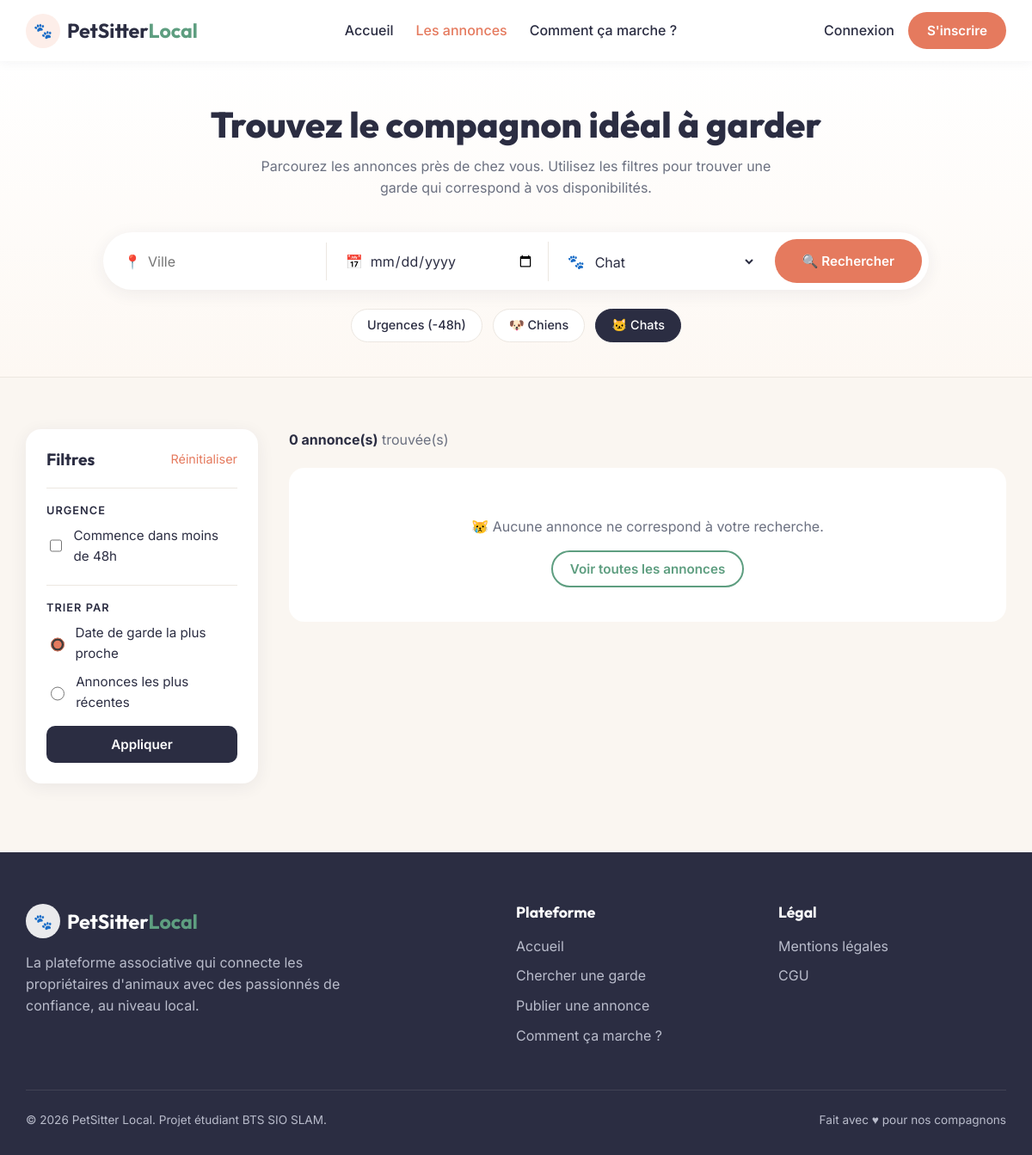
/index.php?action=liste&animal=Chat, run on an earlier commit of the app's database.
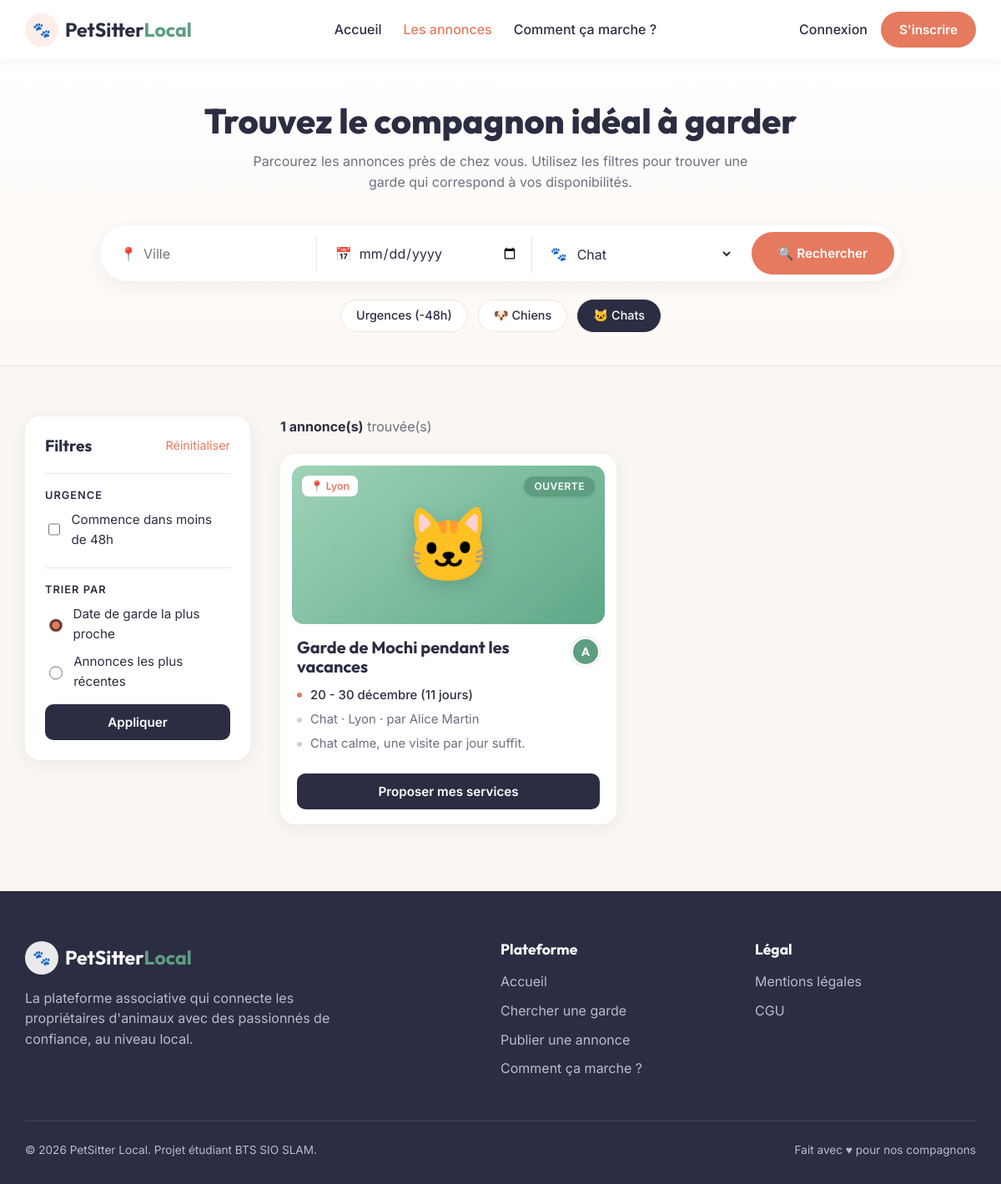
And on a later commit of the database.
### tables this page shows
CREATE TABLE annonces (
  id INT AUTO_INCREMENT PRIMARY KEY,
  id_proprietaire INT NOT NULL,
  titre VARCHAR(120) NOT NULL,
  animal VARCHAR(40) NOT NULL,
  description TEXT NOT NULL,
  ville VARCHAR(80) NOT NULL,
  date_debut DATE NOT NULL,
  date_fin DATE NOT NULL,
  statut ENUM('ouverte','pourvue','terminee') NOT NULL DEFAULT 'ouverte',
  created_at DATETIME NOT NULL DEFAULT CURRENT_TIMESTAMP,
  FOREIGN KEY (id_proprietaire) REFERENCES utilisateurs(id) ON DELETE CASCADE
);

CREATE TABLE utilisateurs (
  id INT AUTO_INCREMENT PRIMARY KEY,
  nom VARCHAR(80) NOT NULL,
  email VARCHAR(150) NOT NULL UNIQUE,
  mot_de_passe VARCHAR(255) NOT NULL,
  role ENUM('user','admin') NOT NULL DEFAULT 'user',
  created_at DATETIME NOT NULL DEFAULT CURRENT_TIMESTAMP
);

### app/controllers/AnnonceController.php (called while the page is built, shortened)
<?php
class AnnonceController
{
    public function liste(): void
    {
        $filtreAnimal = trim($_GET['animal'] ?? '');
        $filtreVille  = trim($_GET['ville'] ?? '');
        $filtreDate   = trim($_GET['date'] ?? '');
        $filtreUrgent = !empty($_GET['urgent']);
        $filtreTri    = ($_GET['tri'] ?? '') === 'recentes' ? 'recentes' : 'proches';
        $annonces = Annonce::rechercher($filtreAnimal, $filtreVille, $filtreDate, $filtreUrgent, $filtreTri);
        require ROOT . '/app/views/annonces/liste.php';
    }
}

### public/index.php (called while the page is built, shortened)
<?php
require_once ROOT . '/config/database.php';
spl_autoload_register(function (string $classe): void {
    foreach (['/app/models/', '/app/controllers/', '/app/core/'] as $dossier) {
        $fichier = ROOT . $dossier . $classe . '.php';
        if (is_file($fichier)) {
            return;
        }
    }
});
function e(?string $valeur): string
{
    return htmlspecialchars($valeur ?? '', ENT_QUOTES, 'UTF-8');
}
$action = $_GET['action'] ?? 'accueil';
match ($action) {
    'connexion'        => (new AuthController())->connexion(),
    'inscription'      => (new AuthController())->inscription(),
    'deconnexion'      => (new AuthController())->deconnexion(),
    'accueil'          => (new AnnonceController())->accueil(),
    'liste'            => (new AnnonceController())->liste(),
    'detail'           => (new AnnonceController())->detail(),
    'creer'            => (new AnnonceController())->creer(),
    'modifier'         => (new AnnonceController())->modifier(),
    'supprimer'        => (new AnnonceController())->supprimer(),
    'terminer'         => (new AnnonceController())->terminer(),
    'mes_annonces'     => (new AnnonceController())->mesAnnonces(),
    'postuler'         => (new CandidatureController())->postuler(),
    'retirer'          => (new CandidatureController())->retirer(),
    'mes_candidatures' => (new CandidatureController())->mesCandidatures(),
    'recues'           => (new CandidatureController())->recues(),
    'repondre'         => (new CandidatureController())->repondre(),
    'noter'            => (new AvisController())->noter(),
    'profil'           => (new AvisController())->profil(),
    'admin'                 => (new AdminController())->tableauDeBord(),
    'supprimer_avis'        => (new AdminController())->supprimerAvis(),
    'supprimer_utilisateur' => (new AdminController())->supprimerUtilisateur(),
    default            => (new AnnonceController())->accueil(),
};

### config/database.php (called while the page is built, shortened)
<?php
class Database
{
    private static ?PDO $instance = null;
    public static function get(): PDO
    {
        if (self::$instance === null) {
            self::$instance = new PDO(DB_DSN, DB_USER, DB_PASS, [
                PDO::ATTR_ERRMODE            => PDO::ERRMODE_EXCEPTION,
                PDO::ATTR_DEFAULT_FETCH_MODE => PDO::FETCH_ASSOC,
            ]);
        }
        return self::$instance;
    }
}

### app/models/Annonce.php (called while the page is built, shortened)
<?php
class Annonce
{
    public static function hydrate(array $row): self
    {
        return new self(
            (int) $row['id'],
            (int) $row['id_proprietaire'],
            $row['titre'],
            $row['animal'],
            $row['description'],
            $row['ville'],
            $row['date_debut'],
            $row['date_fin'],
            $row['statut'],
            $row['proprietaire'] ?? null,
            (int) ($row['nb_candidatures'] ?? 0)
        );
    }
    public static function rechercher(
        string $animal = '', string $ville = '',
        string $date = '', bool $urgent = false, string $tri = 'proches'
    ): array {
        $sql = "SELECT a.*, u.nom AS proprietaire
                FROM annonces a
                JOIN utilisateurs u ON u.id = a.id_proprietaire
                WHERE a.statut = 'ouverte' AND a.date_fin >= CURDATE()";
        $params = [];
        if ($animal !== '') {
            $sql .= " AND a.animal = :animal";
            $params['animal'] = $animal;
        }
        $sql .= match ($tri) {
            'recentes' => " ORDER BY a.created_at DESC",
            default    => " ORDER BY a.date_debut ASC",
        };
        $stmt = Database::get()->prepare($sql);
        $stmt->execute($params);
        return array_map([self::class, 'hydrate'], $stmt->fetchAll());
    }
    public function estOuverte(): bool
    {
        return $this->statut === 'ouverte';
    }
    public function estUrgente(): bool
    {
        return $this->estOuverte()
            && $this->date_debut <= date('Y-m-d', strtotime('+2 days'));
    }
}

### app/views/annonces/liste.php (the view, shortened to what this page needs)
<?php require ROOT . '/app/views/layout/header.php'; ?>
<form method="get" action="index.php">
  <section class="hero-annonces">
    <div class="conteneur">
      <h1>Trouvez le compagnon idéal à garder</h1>
      <p class="sous-titre">
        Parcourez les annonces près de chez vous. Utilisez les filtres pour trouver
        une garde qui correspond à vos disponibilités.
      </p>
      <?php require ROOT . '/app/views/annonces/recherche.php'; ?>
      <div class="puces">
        <a href="index.php?action=liste&urgent=1"
           class="puce <?= $filtreUrgent ? 'puce--active' : '' ?>">Urgences (-48h)</a>
        <a href="index.php?action=liste&animal=Chien"
           class="puce <?= $filtreAnimal === 'Chien' ? 'puce--active' : '' ?>">🐶 Chiens</a>
        <a href="index.php?action=liste&animal=Chat"
           class="puce <?= $filtreAnimal === 'Chat' ? 'puce--active' : '' ?>">🐱 Chats</a>
      </div>
    </div>
  </section>
  <section class="zone-creme">
    <div class="conteneur annonces-mise-en-page">
      <aside class="filtres">
        <div class="filtres-entete">
          <h3>Filtres</h3>
          <a href="index.php?action=liste">Réinitialiser</a>
        </div>
        <h4>Urgence</h4>
        <label class="case">
          <input type="checkbox" name="urgent" value="1" <?= $filtreUrgent ? 'checked' : '' ?>>
          Commence dans moins de 48h
        </label>
        <h4>Trier par</h4>
        <label class="case">
          <input type="radio" name="tri" value="proches" <?= $filtreTri === 'proches' ? 'checked' : '' ?>>
          Date de garde la plus proche
        </label>
        <label class="case">
          <input type="radio" name="tri" value="recentes" <?= $filtreTri === 'recentes' ? 'checked' : '' ?>>
          Annonces les plus récentes
        </label>
        <button type="submit" class="btn btn--sombre btn--bloc">Appliquer</button>
      </aside>
      <div>
        <p class="resultats">
          <strong><?= count($annonces) ?> annonce(s)</strong> trouvée(s)
        </p>
        <?php if (empty($annonces)): ?>
          <div class="vide-boite">
            <p>😿 Aucune annonce ne correspond à votre recherche.</p>
            <a href="index.php?action=liste" class="btn btn--contour">Voir toutes les annonces</a>
          </div>
        <?php else: ?>
          <div class="cartes-grille">
            <?php foreach ($annonces as $a): ?>
              <?php $urgente = $a->estUrgente(); ?>
              <article class="carte <?= $urgente ? 'carte--urgente' : '' ?>">
                <div class="carte-visuel <?= Affichage::classeVisuel($a->animal) ?>">
                  <span class="carte-emoji"><?= Affichage::emoji($a->animal) ?></span>
                  <?php if ($urgente): ?>
                    <span class="etiquette etiquette--urgence">Urgence (-48h)</span>
                  <?php else: ?>
                    <span class="etiquette">📍 <?= e($a->ville) ?></span>
                  <?php endif; ?>
                  <span class="carte-statut"><?= Affichage::badge($a->statut) ?></span>
                </div>
                <div class="carte-corps">
                  <div class="carte-titre">
                    <h3><?= e($a->titre) ?></h3>
                    <span class="avatar" title="Publiée par <?= e($a->proprietaire) ?>">
                      <?= Affichage::initiale($a->proprietaire) ?>
                    </span>
                  </div>
                  <ul class="liste-points">
                    <li class="<?= $urgente ? 'point-rouge' : 'point-corail' ?>">
                      <?= e(Affichage::periode($a->date_debut, $a->date_fin)) ?>
                    </li>
                    <li><?= e($a->animal) ?> · <?= e($a->ville) ?> · par <?= e($a->proprietaire) ?></li>
                    <li><?= Affichage::extrait($a->description) ?></li>
                  </ul>
                  <a href="index.php?action=detail&id=<?= $a->id ?>"
                     class="btn btn--bloc <?= $urgente ? 'btn--rouge' : 'btn--sombre' ?>">
                    <?= $urgente ? 'Sauver la situation !' : 'Proposer mes services' ?>
                  </a>
                </div>
              </article>
            <?php endforeach; ?>
          </div>
        <?php endif; ?>
      </div>
    </div>
  </section>
</form>
<?php require ROOT . '/app/views/layout/footer.php'; ?>

### app/views/layout/header.php (shortened to what this page needs)
<?php
$page = $_GET['action'] ?? 'accueil';
$connecte = isset($_SESSION['user_id']);
?>
<!DOCTYPE html>
<html lang="fr">
<head>
  <link rel="stylesheet" href="css/style.css">
</head>
<body>
<header class="entete">
  <div class="conteneur entete-interieur">
    <a href="index.php" class="logo">
      <span class="logo-icone">🐾</span><span>PetSitter<span class="logo-local">Local</span></span>
    </a>
    <nav class="menu">
      <a href="index.php" class="<?= $page === 'accueil' ? 'actif' : '' ?>">Accueil</a>
      <a href="index.php?action=liste"
         class="<?= in_array($page, ['liste', 'detail'], true) ? 'actif' : '' ?>">Les annonces</a>
      <?php if ($connecte): ?>
        <a href="index.php?action=mes_annonces"
           class="<?= in_array($page, ['mes_annonces', 'recues'], true) ? 'actif' : '' ?>">Mes annonces</a>
        <a href="index.php?action=mes_candidatures"
           class="<?= $page === 'mes_candidatures' ? 'actif' : '' ?>">Mes candidatures</a>
        <?php if (($_SESSION['role'] ?? '') === 'admin'): ?>
          <a href="index.php?action=admin" class="<?= $page === 'admin' ? 'actif' : '' ?>">Admin</a>
        <?php endif; ?>
      <?php else: ?>
        <a href="index.php#comment">Comment ça marche ?</a>
      <?php endif; ?>
    </nav>
    <div class="compte">
      <?php if ($connecte): ?>
        <a href="index.php?action=profil&id=<?= (int) $_SESSION['user_id'] ?>" class="compte-nom">
          <span class="avatar"><?= Affichage::initiale($_SESSION['user_nom']) ?></span>
          <?= e($_SESSION['user_nom']) ?>
        </a>
        <form method="post" action="index.php?action=deconnexion" class="inline">
          <?= Securite::champ() ?>
          <button type="submit" class="lien-discret">Déconnexion</button>
        </form>
        <a href="index.php?action=creer" class="btn btn--corail">Publier une annonce</a>
      <?php else: ?>
        <a href="index.php?action=connexion">Connexion</a>
        <a href="index.php?action=inscription" class="btn btn--corail">S'inscrire</a>
      <?php endif; ?>
    </div>
  </div>
</header>
<main class="<?= empty($pleineLargeur) ? 'contenu' : '' ?>">

### app/views/annonces/recherche.php (shortened to what this page needs)
<div class="barre-recherche">
  <label class="champ">
    <span>📍</span>
    <input type="text" name="ville" placeholder="Ville" value="<?= e($filtreVille) ?>">
  </label>
  <label class="champ" title="Gardes qui commencent à partir de cette date">
    <span>📅</span>
    <input type="date" name="date" value="<?= e($filtreDate) ?>">
  </label>
  <label class="champ">
    <span>🐾</span>
    <select name="animal">
      <?php foreach (Annonce::ANIMAUX as $type): ?>
        <option value="<?= e($type) ?>" <?= $filtreAnimal === $type ? 'selected' : '' ?>>
          <?= e($type) ?>
        </option>
      <?php endforeach; ?>
    </select>
  </label>
  <button type="submit" class="btn btn--corail">🔍 Rechercher</button>
</div>

### app/views/layout/footer.php
</main>
<footer class="pied">
  <div class="conteneur">
    <div class="pied-colonnes">
      <div class="pied-presentation">
        <a href="index.php" class="logo logo--clair">
          <span class="logo-icone">🐾</span><span>PetSitter<span class="logo-local">Local</span></span>
        </a>
        <p>
          La plateforme associative qui connecte les propriétaires d'animaux
          avec des passionnés de confiance, au niveau local.
        </p>
      </div>
      <div>
        <h4>Plateforme</h4>
        <a href="index.php">Accueil</a>
        <a href="index.php?action=liste">Chercher une garde</a>
        <a href="index.php?action=creer">Publier une annonce</a>
        <a href="index.php#comment">Comment ça marche ?</a>
      </div>
      <div>
        <h4>Légal</h4>
        <a href="#">Mentions légales</a>
        <a href="#">CGU</a>
      </div>
    </div>
    <div class="pied-bas">
      <span>© <?= date('Y') ?> PetSitter Local. Projet étudiant BTS SIO SLAM.</span>
      <span>Fait avec ♥ pour nos compagnons</span>
    </div>
  </div>
</footer>
</body>
</html>

### app/core/Affichage.php (shortened to what this page needs)
<?php
class Affichage
{
    public static function badge(string $statut): string
    {
        $libelle = match ($statut) {
            'ouverte'    => 'Ouverte',
            'pourvue'    => 'Pourvue',
            'terminee'   => 'Terminée',
            'en_attente' => 'En attente',
            'acceptee'   => 'Acceptée',
            'refusee'    => 'Refusée',
            default      => $statut,
        };
        return '<span class="badge badge--' . e($statut) . '">' . e($libelle) . '</span>';
    }
    public static function emoji(string $animal): string
    {
        return match ($animal) {
            'Chien'   => '🐶',
            'Chat'    => '🐱',
            'Lapin'   => '🐰',
            'Rongeur' => '🐹',
            'Oiseau'  => '🐦',
            'Poisson' => '🐟',
            default   => '🐾',
        };
    }
    public static function classeVisuel(string $animal): string
    {
        $classe = strtolower($animal);
        return in_array($classe, ['chien', 'chat', 'lapin', 'rongeur', 'oiseau', 'poisson'], true)
            ? 'visuel--' . $classe
            : 'visuel--autre';
    }
    public static function initiale(?string $nom): string
    {
        return e(mb_strtoupper(mb_substr($nom ?? '?', 0, 1)));
    }
    public static function periode(string $debut, string $fin): string
    {
        $mois = ['', 'janvier', 'février', 'mars', 'avril', 'mai', 'juin', 'juillet',
                 'août', 'septembre', 'octobre', 'novembre', 'décembre'];
        $d = strtotime($debut);
        $f = strtotime($fin);
        $jours = (int) round(($f - $d) / 86400) + 1;
        if ($d === $f) {
            $texte = date('j', $d) . ' ' . $mois[(int) date('n', $d)];
        } elseif (date('n', $d) === date('n', $f)) {
            $texte = date('j', $d) . ' - ' . date('j', $f) . ' ' . $mois[(int) date('n', $f)];
        } else {
            $texte = date('j', $d) . ' ' . $mois[(int) date('n', $d)] . ' - '
                   . date('j', $f) . ' ' . $mois[(int) date('n', $f)];
        }
        return $texte . ' (' . $jours . ($jours > 1 ? ' jours)' : ' jour)');
    }
    public static function extrait(?string $texte, int $longueur = 60): string
    {
        return e(mb_strimwidth($texte ?? '', 0, $longueur, '…'));
    }
}

What changed in the data, as far as the page shows it:
now on this page (row edited): annonces: animal "🐱", ville "Lyon", statut "OUVERTE", titre "Garde de Mochi pendant les vacances", id_proprietaire.nom "A", Affichage::periode($a->date_debut, $a->date_fin) "20 - 30 décembre (11 jours)", animal "Chat", id_proprietaire.nom "Alice Martin", description "Chat calme, une visite par jour suffit.", shows "Proposer mes services"
Also different on the page:
count($annonces): "0" → "1"
text no longer shown: "😿 Aucune annonce ne correspond à votre recherche. Voir toutes les annonces"
